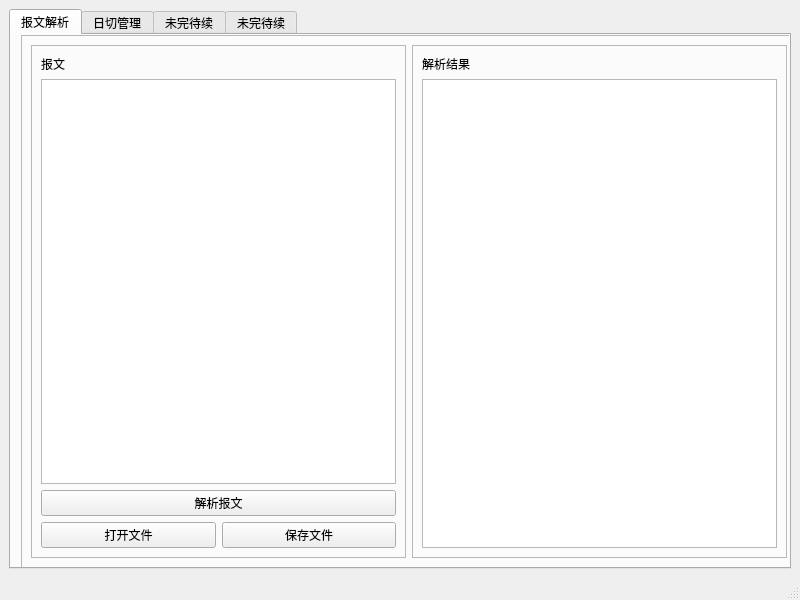
<?xml version="1.0" encoding="UTF-8"?>
<ui version="4.0">
 <class>MainWindow</class>
 <widget class="QMainWindow" name="MainWindow">
  <property name="geometry">
   <rect>
    <x>0</x>
    <y>0</y>
    <width>800</width>
    <height>600</height>
   </rect>
  </property>
  <property name="windowTitle">
   <string>MainWindow</string>
  </property>
  <widget class="QWidget" name="centralwidget">
   <layout class="QHBoxLayout" name="horizontalLayout_2">
    <item>
     <widget class="QTabWidget" name="tabWidget">
      <property name="currentIndex">
       <number>0</number>
      </property>
      <widget class="QWidget" name="tab">
       <attribute name="title">
        <string>报文解析</string>
       </attribute>
       <widget class="QFrame" name="frame_2">
        <property name="geometry">
         <rect>
          <x>10</x>
          <y>0</y>
          <width>776</width>
          <height>533</height>
         </rect>
        </property>
        <property name="minimumSize">
         <size>
          <width>776</width>
          <height>533</height>
         </size>
        </property>
        <property name="frameShape">
         <enum>QFrame::StyledPanel</enum>
        </property>
        <property name="frameShadow">
         <enum>QFrame::Raised</enum>
        </property>
        <layout class="QGridLayout" name="gridLayout_2">
         <item row="0" column="0">
          <widget class="QFrame" name="frame">
           <property name="frameShape">
            <enum>QFrame::StyledPanel</enum>
           </property>
           <property name="frameShadow">
            <enum>QFrame::Raised</enum>
           </property>
           <layout class="QGridLayout" name="gridLayout">
            <item row="1" column="0">
             <widget class="QTextEdit" name="textEdit"/>
            </item>
            <item row="3" column="0">
             <layout class="QHBoxLayout" name="horizontalLayout">
              <item>
               <widget class="QPushButton" name="openfiles">
                <property name="text">
                 <string>打开文件</string>
                </property>
               </widget>
              </item>
              <item>
               <widget class="QPushButton" name="pushButton_2">
                <property name="text">
                 <string>保存文件</string>
                </property>
               </widget>
              </item>
             </layout>
            </item>
            <item row="0" column="0">
             <widget class="QLabel" name="label">
              <property name="text">
               <string>报文</string>
              </property>
             </widget>
            </item>
            <item row="2" column="0">
             <widget class="QPushButton" name="pushButton">
              <property name="text">
               <string>解析报文</string>
              </property>
             </widget>
            </item>
           </layout>
          </widget>
         </item>
         <item row="0" column="1">
          <widget class="QFrame" name="frame_3">
           <property name="frameShape">
            <enum>QFrame::StyledPanel</enum>
           </property>
           <property name="frameShadow">
            <enum>QFrame::Raised</enum>
           </property>
           <layout class="QHBoxLayout" name="horizontalLayout_3">
            <item>
             <layout class="QVBoxLayout" name="verticalLayout">
              <item>
               <widget class="QLabel" name="label_2">
                <property name="text">
                 <string>解析结果</string>
                </property>
               </widget>
              </item>
              <item>
               <widget class="QTextBrowser" name="textBrowser"/>
              </item>
             </layout>
            </item>
           </layout>
          </widget>
         </item>
        </layout>
       </widget>
      </widget>
      <widget class="QWidget" name="tab_2">
       <attribute name="title">
        <string>日切管理</string>
       </attribute>
       <widget class="QFrame" name="frame_4">
        <property name="geometry">
         <rect>
          <x>20</x>
          <y>10</y>
          <width>681</width>
          <height>471</height>
         </rect>
        </property>
        <property name="frameShape">
         <enum>QFrame::StyledPanel</enum>
        </property>
        <property name="frameShadow">
         <enum>QFrame::Raised</enum>
        </property>
        <widget class="QFrame" name="frame_5">
         <property name="geometry">
          <rect>
           <x>370</x>
           <y>20</y>
           <width>284</width>
           <height>421</height>
          </rect>
         </property>
         <property name="frameShape">
          <enum>QFrame::StyledPanel</enum>
         </property>
         <property name="frameShadow">
          <enum>QFrame::Raised</enum>
         </property>
         <layout class="QHBoxLayout" name="horizontalLayout_4">
          <item>
           <layout class="QVBoxLayout" name="verticalLayout_2">
            <item>
             <widget class="QLabel" name="label_3">
              <property name="text">
               <string>cips.801</string>
              </property>
             </widget>
            </item>
            <item>
             <widget class="QTextBrowser" name="textBrowser_2"/>
            </item>
           </layout>
          </item>
         </layout>
        </widget>
        <widget class="QFrame" name="frame_6">
         <property name="geometry">
          <rect>
           <x>10</x>
           <y>20</y>
           <width>344</width>
           <height>411</height>
          </rect>
         </property>
         <property name="frameShape">
          <enum>QFrame::StyledPanel</enum>
         </property>
         <property name="frameShadow">
          <enum>QFrame::Raised</enum>
         </property>
         <layout class="QGridLayout" name="gridLayout_3">
          <item row="0" column="0">
           <widget class="QLabel" name="label_4">
            <property name="text">
             <string>分行</string>
            </property>
           </widget>
          </item>
          <item row="0" column="1" colspan="2">
           <widget class="QFontComboBox" name="fontComboBox"/>
          </item>
          <item row="1" column="0">
           <widget class="QLabel" name="label_5">
            <property name="text">
             <string>环境</string>
            </property>
           </widget>
          </item>
          <item row="1" column="1" colspan="2">
           <widget class="QFontComboBox" name="fontComboBox_2"/>
          </item>
          <item row="2" column="0" colspan="3">
           <widget class="QPushButton" name="pushButton_4">
            <property name="text">
             <string>获取当前状态</string>
            </property>
           </widget>
          </item>
          <item row="3" column="0" colspan="2">
           <widget class="QLabel" name="label_6">
            <property name="text">
             <string>当前工作日</string>
            </property>
           </widget>
          </item>
          <item row="3" column="2">
           <widget class="QLineEdit" name="lineEdit"/>
          </item>
          <item row="4" column="0" colspan="2">
           <widget class="QLabel" name="label_7">
            <property name="text">
             <string>上一工作日</string>
            </property>
           </widget>
          </item>
          <item row="4" column="2">
           <widget class="QLineEdit" name="lineEdit_2"/>
          </item>
          <item row="5" column="0" colspan="2">
           <widget class="QLabel" name="label_8">
            <property name="text">
             <string>下一工作日</string>
            </property>
           </widget>
          </item>
          <item row="5" column="2">
           <widget class="QLineEdit" name="lineEdit_3"/>
          </item>
          <item row="6" column="0" colspan="2">
           <widget class="QLabel" name="label_9">
            <property name="text">
             <string>系统状态</string>
            </property>
           </widget>
          </item>
          <item row="6" column="2">
           <widget class="QFontComboBox" name="fontComboBox_3"/>
          </item>
          <item row="7" column="0" colspan="2">
           <widget class="QLabel" name="label_10">
            <property name="text">
             <string>后状态</string>
            </property>
           </widget>
          </item>
          <item row="7" column="2">
           <widget class="QFontComboBox" name="fontComboBox_4"/>
          </item>
          <item row="8" column="0" colspan="2">
           <widget class="QLabel" name="label_11">
            <property name="text">
             <string>期数1</string>
            </property>
           </widget>
          </item>
          <item row="8" column="2">
           <widget class="QLineEdit" name="lineEdit_4"/>
          </item>
          <item row="9" column="0" colspan="2">
           <widget class="QLabel" name="label_12">
            <property name="text">
             <string>期数2</string>
            </property>
           </widget>
          </item>
          <item row="9" column="2">
           <widget class="QLineEdit" name="lineEdit_5"/>
          </item>
          <item row="10" column="0" colspan="3">
           <widget class="QPushButton" name="pushButton_3">
            <property name="text">
             <string>生成日切报文</string>
            </property>
           </widget>
          </item>
         </layout>
        </widget>
       </widget>
      </widget>
      <widget class="QWidget" name="tab_3">
       <attribute name="title">
        <string>未完待续</string>
       </attribute>
      </widget>
      <widget class="QWidget" name="tab_4">
       <attribute name="title">
        <string>未完待续</string>
       </attribute>
      </widget>
     </widget>
    </item>
   </layout>
  </widget>
  <widget class="QStatusBar" name="statusbar"/>
  <widget class="QMenuBar" name="menuBar">
   <property name="geometry">
    <rect>
     <x>0</x>
     <y>0</y>
     <width>800</width>
     <height>22</height>
    </rect>
   </property>
  </widget>
  <action name="actioncips">
   <property name="text">
    <string>cips</string>
   </property>
  </action>
  <action name="actiontype_here">
   <property name="text">
    <string>type here</string>
   </property>
  </action>
 </widget>
 <resources/>
 <connections/>
</ui>
